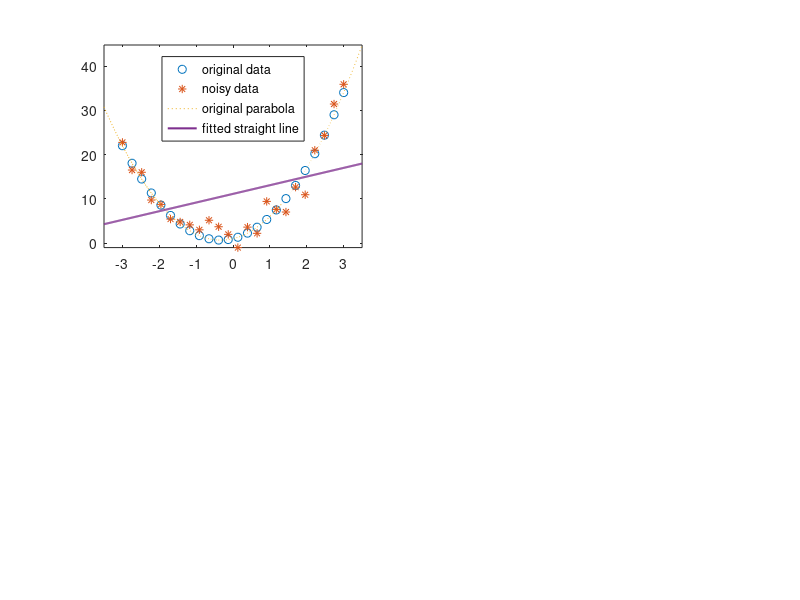

This chart was generated by the following MATLAB code:
clear
format compact
randn('seed',16)

l=24
x=linspace(-3,3,l);
aparabola=[3 2 1];
y=polyval(aparabola,x)
xline=linspace(-3.5,3.5,400);
yline=polyval(aparabola,xline)
% create y-data 1*x^2+2*x+3
randn('seed',5)
ytofit=y+2*randn(size(y));
axis tight
afitted=polyfit(x,ytofit,1)
ylinefitted=polyval(afitted,xline)

subplot(2,2,1)
plot(x,y,'o',x,ytofit,'*',...
    xline,yline,':',...
    xline,ylinefitted,'-','Linewidth',1.5)
axis tight
legend('original data','noisy data',...
    'original parabola','fitted straight line',...
    'location','north')

print -depsc2 incorrect_underfit.eps

return